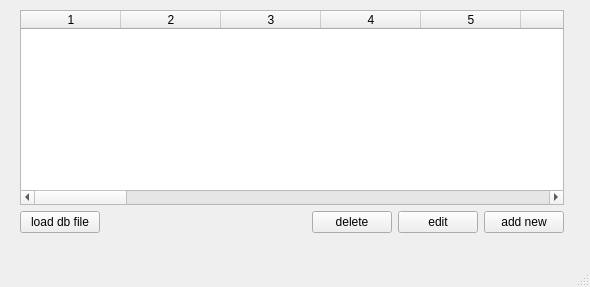
<?xml version="1.0" encoding="UTF-8"?>
<ui version="4.0">
 <class>MainWindow</class>
 <widget class="QMainWindow" name="MainWindow">
  <property name="geometry">
   <rect>
    <x>0</x>
    <y>0</y>
    <width>590</width>
    <height>287</height>
   </rect>
  </property>
  <property name="windowTitle">
   <string>MainWindow</string>
  </property>
  <widget class="QWidget" name="centralwidget">
   <widget class="QWidget" name="layoutWidget">
    <property name="geometry">
     <rect>
      <x>20</x>
      <y>10</y>
      <width>544</width>
      <height>223</height>
     </rect>
    </property>
    <layout class="QGridLayout" name="gridLayout">
     <item row="0" column="0" colspan="5">
      <widget class="QTableWidget" name="tableWidget">
       <property name="columnCount">
        <number>28</number>
       </property>
       <column/>
       <column/>
       <column/>
       <column/>
       <column/>
       <column/>
       <column/>
       <column/>
       <column/>
       <column/>
       <column/>
       <column/>
       <column/>
       <column/>
       <column/>
       <column/>
       <column/>
       <column/>
       <column/>
       <column/>
       <column/>
       <column/>
       <column/>
       <column/>
       <column/>
       <column/>
       <column/>
       <column/>
      </widget>
     </item>
     <item row="1" column="0">
      <widget class="QPushButton" name="pushButton">
       <property name="text">
        <string>load db file</string>
       </property>
      </widget>
     </item>
     <item row="1" column="1">
      <spacer name="horizontalSpacer">
       <property name="orientation">
        <enum>Qt::Horizontal</enum>
       </property>
       <property name="sizeHint" stdset="0">
        <size>
         <width>198</width>
         <height>20</height>
        </size>
       </property>
      </spacer>
     </item>
     <item row="1" column="2">
      <widget class="QPushButton" name="pushButton_4">
       <property name="text">
        <string>delete</string>
       </property>
      </widget>
     </item>
     <item row="1" column="3">
      <widget class="QPushButton" name="pushButton_3">
       <property name="text">
        <string>edit</string>
       </property>
      </widget>
     </item>
     <item row="1" column="4">
      <widget class="QPushButton" name="pushButton_2">
       <property name="text">
        <string>add new</string>
       </property>
      </widget>
     </item>
    </layout>
   </widget>
  </widget>
  <widget class="QMenuBar" name="menubar">
   <property name="geometry">
    <rect>
     <x>0</x>
     <y>0</y>
     <width>590</width>
     <height>20</height>
    </rect>
   </property>
  </widget>
  <widget class="QStatusBar" name="statusbar"/>
 </widget>
 <resources/>
 <connections>
  <connection>
   <sender>pushButton</sender>
   <signal>clicked()</signal>
   <receiver>MainWindow</receiver>
   <slot>load_slot()</slot>
   <hints>
    <hint type="sourcelabel">
     <x>54</x>
     <y>240</y>
    </hint>
    <hint type="destinationlabel">
     <x>56</x>
     <y>254</y>
    </hint>
   </hints>
  </connection>
  <connection>
   <sender>pushButton_4</sender>
   <signal>clicked()</signal>
   <receiver>MainWindow</receiver>
   <slot>delete_slot()</slot>
   <hints>
    <hint type="sourcelabel">
     <x>349</x>
     <y>246</y>
    </hint>
    <hint type="destinationlabel">
     <x>350</x>
     <y>254</y>
    </hint>
   </hints>
  </connection>
  <connection>
   <sender>pushButton_3</sender>
   <signal>clicked()</signal>
   <receiver>MainWindow</receiver>
   <slot>edit_slot()</slot>
   <hints>
    <hint type="sourcelabel">
     <x>450</x>
     <y>242</y>
    </hint>
    <hint type="destinationlabel">
     <x>448</x>
     <y>255</y>
    </hint>
   </hints>
  </connection>
  <connection>
   <sender>pushButton_2</sender>
   <signal>clicked()</signal>
   <receiver>MainWindow</receiver>
   <slot>add_slot()</slot>
   <hints>
    <hint type="sourcelabel">
     <x>505</x>
     <y>239</y>
    </hint>
    <hint type="destinationlabel">
     <x>510</x>
     <y>254</y>
    </hint>
   </hints>
  </connection>
 </connections>
 <slots>
  <slot>load_slot()</slot>
  <slot>delete_slot()</slot>
  <slot>edit_slot()</slot>
  <slot>add_slot()</slot>
 </slots>
</ui>
